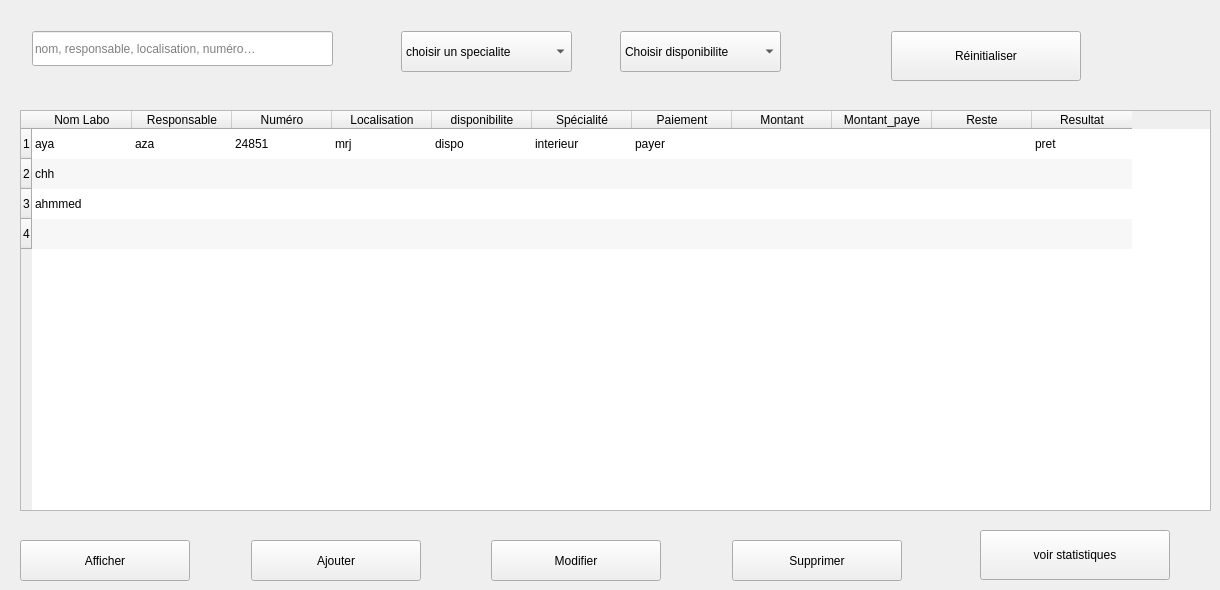
            <widget class="QWidget" name="Lab">
             <widget class="QTableWidget" name="TableLabs_2">
              <property name="geometry">
               <rect>
                <x>20</x>
                <y>110</y>
                <width>1191</width>
                <height>401</height>
               </rect>
              </property>
              <property name="editTriggers">
               <set>QAbstractItemView::EditTrigger::NoEditTriggers</set>
              </property>
              <property name="alternatingRowColors">
               <bool>true</bool>
              </property>
              <property name="selectionBehavior">
               <enum>QAbstractItemView::SelectionBehavior::SelectRows</enum>
              </property>
              <property name="showGrid">
               <bool>false</bool>
              </property>
              <property name="sortingEnabled">
               <bool>true</bool>
              </property>
              <property name="cornerButtonEnabled">
               <bool>false</bool>
              </property>
              <row/>
              <row/>
              <row/>
              <row/>
              <column>
               <property name="text">
                <string>Nom Labo</string>
               </property>
              </column>
              <column>
               <property name="text">
                <string>Responsable</string>
               </property>
              </column>
              <column>
               <property name="text">
                <string>Numéro</string>
               </property>
              </column>
              <column>
               <property name="text">
                <string>Localisation</string>
               </property>
              </column>
              <column>
               <property name="text">
                <string>disponibilite</string>
               </property>
              </column>
              <column>
               <property name="text">
                <string>Spécialité</string>
               </property>
              </column>
              <column>
               <property name="text">
                <string>Paiement</string>
               </property>
              </column>
              <column>
               <property name="text">
                <string>Montant</string>
               </property>
              </column>
              <column>
               <property name="text">
                <string>Montant_paye</string>
               </property>
              </column>
              <column>
               <property name="text">
                <string>Reste</string>
               </property>
              </column>
              <column>
               <property name="text">
                <string>Resultat</string>
               </property>
              </column>
              <item row="0" column="0">
               <property name="text">
                <string>aya </string>
               </property>
              </item>
              <item row="0" column="1">
               <property name="text">
                <string>aza</string>
               </property>
              </item>
              <item row="0" column="2">
               <property name="text">
                <string>24851</string>
               </property>
              </item>
              <item row="0" column="3">
               <property name="text">
                <string>mrj</string>
               </property>
              </item>
              <item row="0" column="4">
               <property name="text">
                <string>dispo</string>
               </property>
              </item>
              <item row="0" column="5">
               <property name="text">
                <string>interieur</string>
               </property>
              </item>
              <item row="0" column="6">
               <property name="text">
                <string>payer</string>
               </property>
              </item>
              <item row="0" column="10">
               <property name="text">
                <string>pret</string>
               </property>
              </item>
              <item row="1" column="0">
               <property name="text">
                <string>chh</string>
               </property>
              </item>
              <item row="2" column="0">
               <property name="text">
                <string>ahmmed</string>
               </property>
              </item>
             </widget>
             <widget class="QPushButton" name="btnVoirStatistiquesPub_2">
              <property name="geometry">
               <rect>
                <x>980</x>
                <y>530</y>
                <width>190</width>
                <height>50</height>
               </rect>
              </property>
              <property name="text">
               <string>voir statistiques</string>
              </property>
             </widget>
             <widget class="QPushButton" name="btnAjouterPub_3">
              <property name="geometry">
               <rect>
                <x>20</x>
                <y>540</y>
                <width>170</width>
                <height>41</height>
               </rect>
              </property>
              <property name="text">
               <string>Afficher</string>
              </property>
             </widget>
             <widget class="QPushButton" name="btnAjouterPub_2">
              <property name="geometry">
               <rect>
                <x>251</x>
                <y>540</y>
                <width>170</width>
                <height>41</height>
               </rect>
              </property>
              <property name="text">
               <string>Ajouter</string>
              </property>
             </widget>
             <widget class="QPushButton" name="btnModifierPub_2">
              <property name="geometry">
               <rect>
                <x>491</x>
                <y>540</y>
                <width>170</width>
                <height>41</height>
               </rect>
              </property>
              <property name="text">
               <string>Modifier</string>
              </property>
             </widget>
             <widget class="QPushButton" name="btnSupprimerPub_2">
              <property name="geometry">
               <rect>
                <x>732</x>
                <y>540</y>
                <width>170</width>
                <height>41</height>
               </rect>
              </property>
              <property name="text">
               <string>Supprimer</string>
              </property>
             </widget>
             <widget class="QFrame" name="LabsCardFilter_2">
              <property name="geometry">
               <rect>
                <x>11</x>
                <y>11</y>
                <width>1194</width>
                <height>91</height>
               </rect>
              </property>
              <property name="frameShape">
               <enum>QFrame::Shape::NoFrame</enum>
              </property>
              <widget class="QLineEdit" name="LabsSearch_2">
               <property name="geometry">
                <rect>
                 <x>21</x>
                 <y>20</y>
                 <width>301</width>
                 <height>35</height>
                </rect>
               </property>
               <property name="placeholderText">
                <string>nom, responsable, localisation, numéro…</string>
               </property>
              </widget>
              <widget class="QComboBox" name="LabsSpec_2">
               <property name="geometry">
                <rect>
                 <x>390</x>
                 <y>20</y>
                 <width>171</width>
                 <height>41</height>
                </rect>
               </property>
               <item>
                <property name="text">
                 <string>choisir un specialite</string>
                </property>
               </item>
               <item>
                <property name="text">
                 <string>interieur</string>
                </property>
               </item>
               <item>
                <property name="text">
                 <string>exterieur</string>
                </property>
               </item>
              </widget>
              <widget class="QComboBox" name="LabsCap_2">
               <property name="geometry">
                <rect>
                 <x>609</x>
                 <y>20</y>
                 <width>161</width>
                 <height>41</height>
                </rect>
               </property>
               <item>
                <property name="text">
                 <string>Choisir disponibilite</string>
                </property>
               </item>
               <item>
                <property name="text">
                 <string>Disponible</string>
                </property>
               </item>
               <item>
                <property name="text">
                 <string>Occupe</string>
                </property>
               </item>
              </widget>
              <widget class="QPushButton" name="btnReinitialiserPub_3">
               <property name="geometry">
                <rect>
                 <x>880</x>
                 <y>20</y>
                 <width>190</width>
                 <height>50</height>
                </rect>
               </property>
               <property name="text">
                <string>Réinitialiser</string>
               </property>
              </widget>
             </widget>
            </widget>
